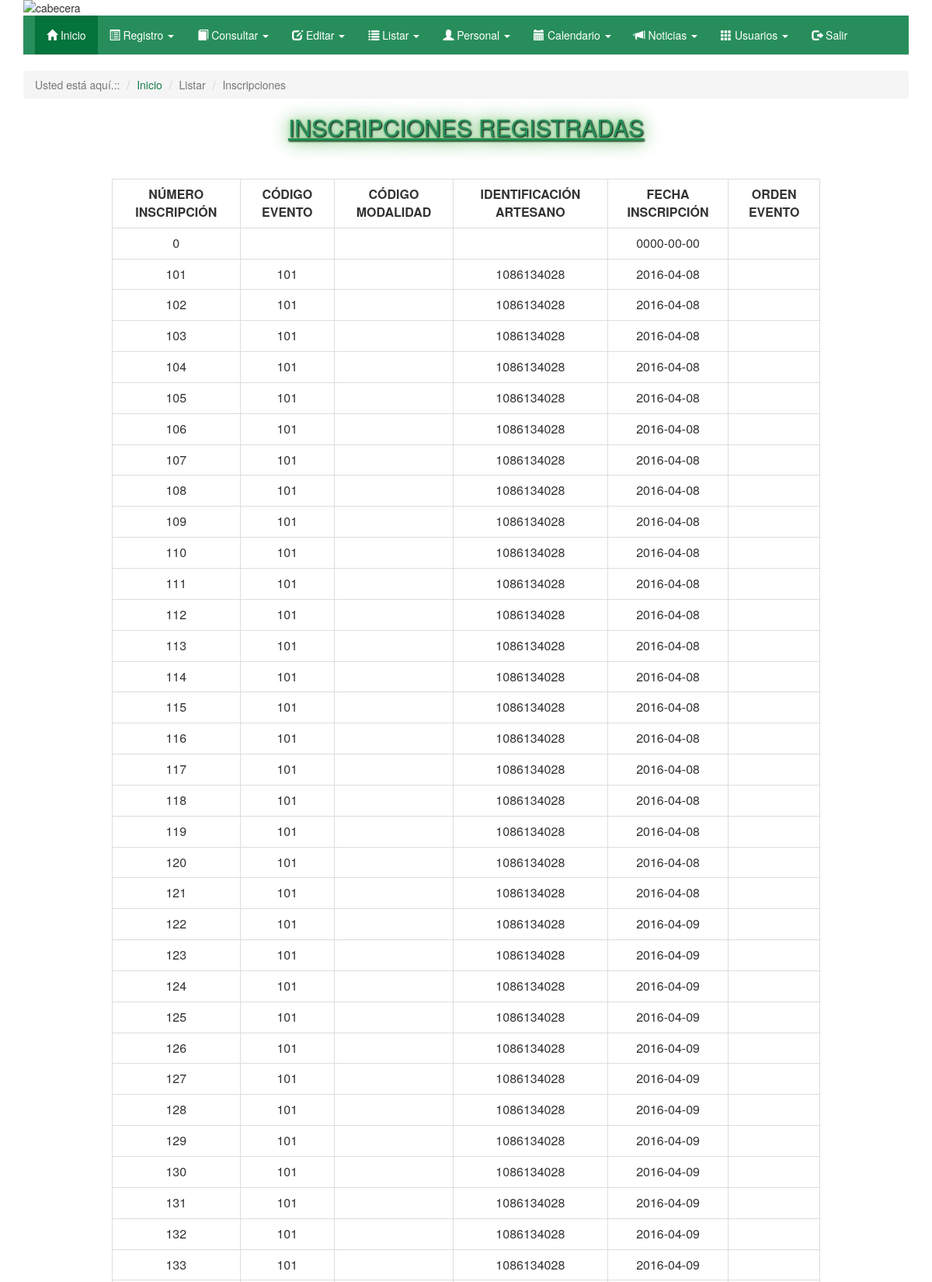
The page /admin/listarinscripciones.php (upper part) on the database its author committed.
### tables this page shows
CREATE TABLE IF NOT EXISTS `inscripciones` (
  `numeroinscripciones` int(4) NOT NULL,
  `codigo` varchar(8) NOT NULL,
  `codigomodalidad` varchar(8) DEFAULT NULL,
  `idartesano` varchar(12) NOT NULL,
  `fechainscripcion` date DEFAULT NULL,
  `ordenevento` varchar(45) DEFAULT NULL,
  `nmotivo` varchar(80) NOT NULL
);

### admin/listarinscripciones.php (the view, shortened to what this page needs)
    <br>
    <section>
        <div class="row">
            <section class="posts col-md-12">
                <div class="migas-de-pan">
                    <ol class="breadcrumb" id="miga">
                        <li class="active">Usted está aquí.::</li>
                        <li><a href="#">Inicio</a></li>
                        <li class="active">Listar</li>
                        <li class="active">Inscripciones</li>
                    </ol>
                </div>
                <div id="divIndex">
                    <h2 class="post-title">
                        <p class="titulos"><u>INSCRIPCIONES REGISTRADAS</u></p>
                    </h2>
                    <br><br>
                        <div class="row">
                            <div class="col-lg-12">
                            <?php
                                include("conecta.php");
                                $resultado = mysqli_query($conexion,"SELECT * FROM inscripciones");
                                echo "<center><table class='table table-hover table-bordered' align='center' id='tabla-22'>";
                                echo "<tr><th><center><b> NÚMERO INSCRIPCIÓN</b></center></th>
                                <th><center><b>CÓDIGO EVENTO</b></center></th>
                                <th><center><b>CÓDIGO MODALIDAD</b></center></th>
                                <th><center><b>IDENTIFICACIÓN ARTESANO</b></center></th>
                                <th><center><b>FECHA INSCRIPCIÓN</b></center></th>
                                <th><center><b>ORDEN EVENTO</b></center></th></tr>\n";
                                while ($registro = mysqli_fetch_assoc($resultado)){
                                echo "<tr><td>".$registro['numeroinscripciones']."</td><td>".$registro['codigo']."</td><td>".$registro['codigomodalidad']."</td><td>".$registro['idartesano']."</td><td>".$registro['fechainscripcion']."</td><td>".$registro['ordenevento']."</td></tr>";
                                }
                            ?>
                            </table></center></div></div>
                            </div>
                        </div>
                            <br><br>
                </div>
</body>
</html>

### css/estilos.css (style rules this page uses)
.titulos { text-align: center; color: #278E5B; font-style: bold; text-shadow: 1px 1px 2px black, 0 0 25px green, 0 0 5px lightgreen; }
.navbar { margin-bottom: 0; }
.navbar-cs { background: #278e5b; border-color: #DDD; color: #ffffff; }
.navbar-inverse .navbar-nav>li>a { color: #ffffff; }
.navbar-inverse .navbar-nav>.active>a, .navbar-inverse .navbar-nav>.active>a:focus, .navbar-inverse .navbar-nav>.active>a:hover { color: #ffffff; background: #04733C; }
.navbar-inverse .navbar-collapse, .navbar-inverse .navbar-form { border-color: #FFFFFF; }
a { color: #177D4B; text-decoration: none; }
#tabla-22 { width: 80%; vertical-align: center; margin: auto; text-align: center; }

### rows shown on the page
inscripciones: numeroinscripciones "0", fechainscripcion "0000-00-00"
inscripciones: numeroinscripciones "101", codigo "101", idartesano "1086134028", fechainscripcion "2016-04-08"
inscripciones: numeroinscripciones "102", codigo "101", idartesano "1086134028", fechainscripcion "2016-04-08"
inscripciones: numeroinscripciones "103", codigo "101", idartesano "1086134028", fechainscripcion "2016-04-08"
inscripciones: numeroinscripciones "104", codigo "101", idartesano "1086134028", fechainscripcion "2016-04-08"
inscripciones: numeroinscripciones "105", codigo "101", idartesano "1086134028", fechainscripcion "2016-04-08"
inscripciones: numeroinscripciones "106", codigo "101", idartesano "1086134028", fechainscripcion "2016-04-08"
inscripciones: numeroinscripciones "107", codigo "101", idartesano "1086134028", fechainscripcion "2016-04-08"
inscripciones: numeroinscripciones "108", codigo "101", idartesano "1086134028", fechainscripcion "2016-04-08"
inscripciones: numeroinscripciones "109", codigo "101", idartesano "1086134028", fechainscripcion "2016-04-08"
inscripciones: numeroinscripciones "110", codigo "101", idartesano "1086134028", fechainscripcion "2016-04-08"
inscripciones: numeroinscripciones "111", codigo "101", idartesano "1086134028", fechainscripcion "2016-04-08"
inscripciones: numeroinscripciones "112", codigo "101", idartesano "1086134028", fechainscripcion "2016-04-08"
inscripciones: numeroinscripciones "113", codigo "101", idartesano "1086134028", fechainscripcion "2016-04-08"
inscripciones: numeroinscripciones "114", codigo "101", idartesano "1086134028", fechainscripcion "2016-04-08"
inscripciones: numeroinscripciones "115", codigo "101", idartesano "1086134028", fechainscripcion "2016-04-08"
inscripciones: numeroinscripciones "116", codigo "101", idartesano "1086134028", fechainscripcion "2016-04-08"
inscripciones: numeroinscripciones "117", codigo "101", idartesano "1086134028", fechainscripcion "2016-04-08"
inscripciones: numeroinscripciones "118", codigo "101", idartesano "1086134028", fechainscripcion "2016-04-08"
inscripciones: numeroinscripciones "119", codigo "101", idartesano "1086134028", fechainscripcion "2016-04-08"
inscripciones: numeroinscripciones "120", codigo "101", idartesano "1086134028", fechainscripcion "2016-04-08"
inscripciones: numeroinscripciones "121", codigo "101", idartesano "1086134028", fechainscripcion "2016-04-08"
inscripciones: numeroinscripciones "122", codigo "101", idartesano "1086134028", fechainscripcion "2016-04-09"
inscripciones: numeroinscripciones "123", codigo "101", idartesano "1086134028", fechainscripcion "2016-04-09"
inscripciones: numeroinscripciones "124", codigo "101", idartesano "1086134028", fechainscripcion "2016-04-09"
inscripciones: numeroinscripciones "125", codigo "101", idartesano "1086134028", fechainscripcion "2016-04-09"
inscripciones: numeroinscripciones "126", codigo "101", idartesano "1086134028", fechainscripcion "2016-04-09"
inscripciones: numeroinscripciones "127", codigo "101", idartesano "1086134028", fechainscripcion "2016-04-09"
inscripciones: numeroinscripciones "128", codigo "101", idartesano "1086134028", fechainscripcion "2016-04-09"
inscripciones: numeroinscripciones "129", codigo "101", idartesano "1086134028", fechainscripcion "2016-04-09"
inscripciones: numeroinscripciones "130", codigo "101", idartesano "1086134028", fechainscripcion "2016-04-09"
inscripciones: numeroinscripciones "131", codigo "101", idartesano "1086134028", fechainscripcion "2016-04-09"
inscripciones: numeroinscripciones "132", codigo "101", idartesano "1086134028", fechainscripcion "2016-04-09"
inscripciones: numeroinscripciones "133", codigo "101", idartesano "1086134028", fechainscripcion "2016-04-09"
